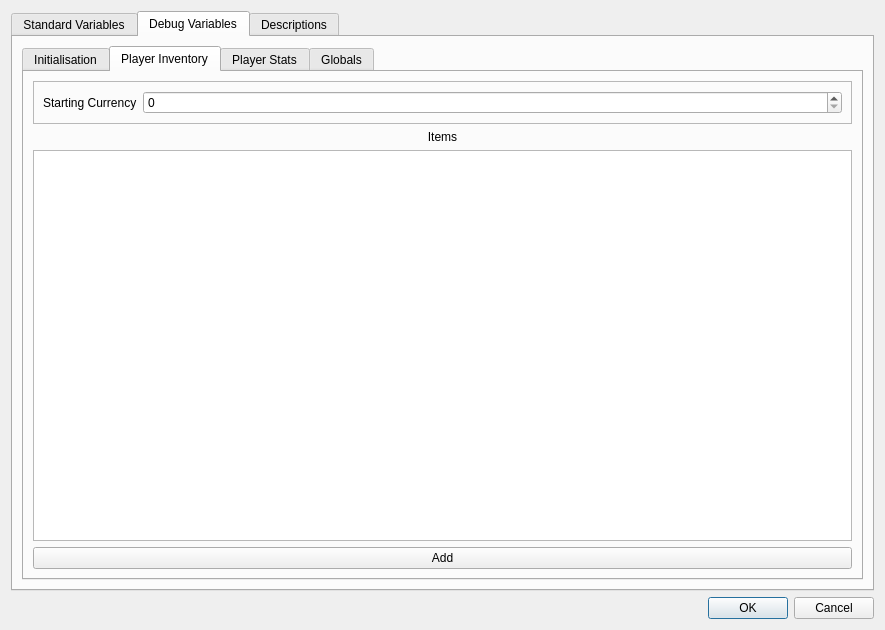
<?xml version="1.0" encoding="UTF-8"?>
<ui version="4.0">
 <class>CampaignSettingsDialog</class>
 <widget class="QDialog" name="CampaignSettingsDialog">
  <property name="geometry">
   <rect>
    <x>0</x>
    <y>0</y>
    <width>885</width>
    <height>630</height>
   </rect>
  </property>
  <property name="windowTitle">
   <string>Campaign Settings</string>
  </property>
  <layout class="QVBoxLayout" name="verticalLayout">
   <item>
    <widget class="QTabWidget" name="tabWidget">
     <property name="tabShape">
      <enum>QTabWidget::Rounded</enum>
     </property>
     <property name="currentIndex">
      <number>1</number>
     </property>
     <widget class="QWidget" name="tabStandard">
      <attribute name="title">
       <string>Standard Variables</string>
      </attribute>
      <layout class="QVBoxLayout" name="verticalLayout_2">
       <item>
        <widget class="QTabWidget" name="tabWidget_2">
         <property name="tabShape">
          <enum>QTabWidget::Rounded</enum>
         </property>
         <property name="currentIndex">
          <number>1</number>
         </property>
         <widget class="QWidget" name="tabInit">
          <attribute name="title">
           <string>Initialisation</string>
          </attribute>
          <layout class="QFormLayout" name="formLayout">
           <item row="0" column="0">
            <widget class="QLabel" name="label_2">
             <property name="text">
              <string>Starting Scenario</string>
             </property>
            </widget>
           </item>
           <item row="0" column="1">
            <widget class="QLineEdit" name="standardStarting"/>
           </item>
          </layout>
         </widget>
         <widget class="QWidget" name="tabInventory">
          <attribute name="title">
           <string>Player Inventory</string>
          </attribute>
          <layout class="QVBoxLayout" name="verticalLayout_4">
           <item>
            <widget class="QFrame" name="frame">
             <property name="frameShape">
              <enum>QFrame::StyledPanel</enum>
             </property>
             <property name="frameShadow">
              <enum>QFrame::Raised</enum>
             </property>
             <layout class="QFormLayout" name="formLayout_3">
              <item row="0" column="0">
               <widget class="QLabel" name="label_5">
                <property name="text">
                 <string>Starting Currency</string>
                </property>
               </widget>
              </item>
              <item row="0" column="1">
               <widget class="QSpinBox" name="standardCurrency">
                <property name="maximum">
                 <number>999999999</number>
                </property>
               </widget>
              </item>
             </layout>
            </widget>
           </item>
           <item>
            <widget class="QLabel" name="label_4">
             <property name="text">
              <string>Items</string>
             </property>
             <property name="alignment">
              <set>Qt::AlignCenter</set>
             </property>
            </widget>
           </item>
           <item>
            <widget class="QListWidget" name="standardInventoryList"/>
           </item>
           <item>
            <widget class="QPushButton" name="standardInventoryAdd">
             <property name="text">
              <string>Add</string>
             </property>
            </widget>
           </item>
          </layout>
         </widget>
         <widget class="QWidget" name="tabStats">
          <attribute name="title">
           <string>Player Stats</string>
          </attribute>
         </widget>
         <widget class="QWidget" name="tabGlobals">
          <attribute name="title">
           <string>Globals</string>
          </attribute>
         </widget>
        </widget>
       </item>
      </layout>
     </widget>
     <widget class="QWidget" name="tabDebug">
      <attribute name="title">
       <string>Debug Variables</string>
      </attribute>
      <layout class="QVBoxLayout" name="verticalLayout_3">
       <item>
        <widget class="QTabWidget" name="tabWidget_3">
         <property name="currentIndex">
          <number>1</number>
         </property>
         <widget class="QWidget" name="tabInit">
          <attribute name="title">
           <string>Initialisation</string>
          </attribute>
          <layout class="QFormLayout" name="formLayout_2">
           <item row="0" column="0">
            <widget class="QLabel" name="label_3">
             <property name="text">
              <string>Starting Scenario</string>
             </property>
            </widget>
           </item>
           <item row="0" column="1">
            <widget class="QLineEdit" name="debugStarting"/>
           </item>
          </layout>
         </widget>
         <widget class="QWidget" name="tabInventory">
          <attribute name="title">
           <string>Player Inventory</string>
          </attribute>
          <layout class="QVBoxLayout" name="verticalLayout_5">
           <item>
            <widget class="QFrame" name="frame_2">
             <property name="frameShape">
              <enum>QFrame::StyledPanel</enum>
             </property>
             <property name="frameShadow">
              <enum>QFrame::Raised</enum>
             </property>
             <layout class="QFormLayout" name="formLayout_4">
              <item row="0" column="0">
               <widget class="QLabel" name="label_7">
                <property name="text">
                 <string>Starting Currency</string>
                </property>
               </widget>
              </item>
              <item row="0" column="1">
               <widget class="QSpinBox" name="debugCurrency"/>
              </item>
             </layout>
            </widget>
           </item>
           <item>
            <widget class="QLabel" name="label_6">
             <property name="text">
              <string>Items</string>
             </property>
             <property name="alignment">
              <set>Qt::AlignCenter</set>
             </property>
            </widget>
           </item>
           <item>
            <widget class="QListWidget" name="debugInventoryList"/>
           </item>
           <item>
            <widget class="QPushButton" name="debugInventoryAdd">
             <property name="text">
              <string>Add</string>
             </property>
            </widget>
           </item>
          </layout>
         </widget>
         <widget class="QWidget" name="tabStats">
          <attribute name="title">
           <string>Player Stats</string>
          </attribute>
         </widget>
         <widget class="QWidget" name="tabGlobals">
          <attribute name="title">
           <string>Globals</string>
          </attribute>
         </widget>
        </widget>
       </item>
      </layout>
     </widget>
     <widget class="QWidget" name="tabDescriptions">
      <attribute name="title">
       <string>Descriptions</string>
      </attribute>
      <widget class="QLabel" name="label">
       <property name="geometry">
        <rect>
         <x>380</x>
         <y>250</y>
         <width>67</width>
         <height>17</height>
        </rect>
       </property>
       <property name="text">
        <string>WIP</string>
       </property>
      </widget>
     </widget>
    </widget>
   </item>
   <item>
    <widget class="QDialogButtonBox" name="buttonBox">
     <property name="standardButtons">
      <set>QDialogButtonBox::Cancel|QDialogButtonBox::Ok</set>
     </property>
    </widget>
   </item>
  </layout>
 </widget>
 <resources/>
 <connections/>
</ui>
